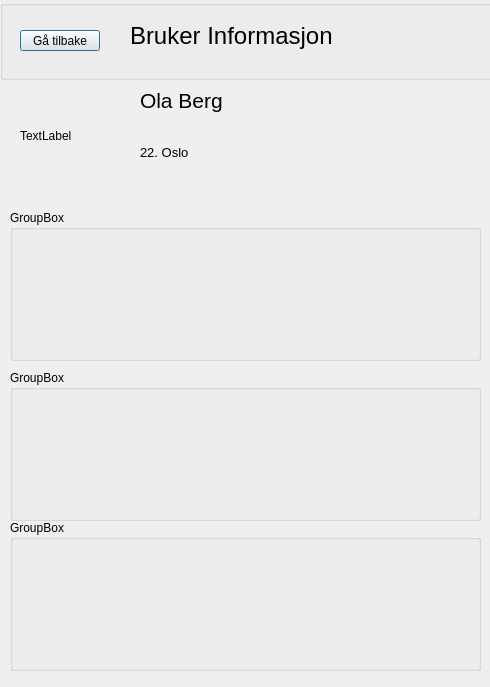
<?xml version="1.0" encoding="UTF-8"?>
<ui version="4.0">
 <class>patientInformationDialog</class>
 <widget class="QDialog" name="patientInformationDialog">
  <property name="geometry">
   <rect>
    <x>0</x>
    <y>0</y>
    <width>490</width>
    <height>687</height>
   </rect>
  </property>
  <property name="windowTitle">
   <string>Dialog</string>
  </property>
  <widget class="QLabel" name="label">
   <property name="geometry">
    <rect>
     <x>20</x>
     <y>80</y>
     <width>101</width>
     <height>111</height>
    </rect>
   </property>
   <property name="text">
    <string>TextLabel</string>
   </property>
  </widget>
  <widget class="QLabel" name="label_2">
   <property name="geometry">
    <rect>
     <x>140</x>
     <y>80</y>
     <width>211</width>
     <height>41</height>
    </rect>
   </property>
   <property name="font">
    <font>
     <pointsize>16</pointsize>
    </font>
   </property>
   <property name="text">
    <string>Ola Berg</string>
   </property>
  </widget>
  <widget class="QLabel" name="label_3">
   <property name="geometry">
    <rect>
     <x>140</x>
     <y>132</y>
     <width>131</width>
     <height>41</height>
    </rect>
   </property>
   <property name="font">
    <font>
     <pointsize>10</pointsize>
    </font>
   </property>
   <property name="text">
    <string>22. Oslo</string>
   </property>
  </widget>
  <widget class="QGroupBox" name="groupBox">
   <property name="geometry">
    <rect>
     <x>0</x>
     <y>0</y>
     <width>501</width>
     <height>80</height>
    </rect>
   </property>
   <property name="title">
    <string/>
   </property>
   <widget class="QPushButton" name="pushButton">
    <property name="geometry">
     <rect>
      <x>20</x>
      <y>30</y>
      <width>80</width>
      <height>21</height>
     </rect>
    </property>
    <property name="text">
     <string>Gå tilbake</string>
    </property>
   </widget>
   <widget class="QLabel" name="label_4">
    <property name="geometry">
     <rect>
      <x>130</x>
      <y>20</y>
      <width>341</width>
      <height>31</height>
     </rect>
    </property>
    <property name="font">
     <font>
      <pointsize>18</pointsize>
     </font>
    </property>
    <property name="text">
     <string>Bruker Informasjon</string>
    </property>
   </widget>
  </widget>
  <widget class="QGroupBox" name="groupBox_2">
   <property name="geometry">
    <rect>
     <x>10</x>
     <y>210</y>
     <width>471</width>
     <height>151</height>
    </rect>
   </property>
   <property name="title">
    <string>GroupBox</string>
   </property>
  </widget>
  <widget class="QGroupBox" name="groupBox_3">
   <property name="geometry">
    <rect>
     <x>10</x>
     <y>370</y>
     <width>471</width>
     <height>151</height>
    </rect>
   </property>
   <property name="title">
    <string>GroupBox</string>
   </property>
  </widget>
  <widget class="QGroupBox" name="groupBox_4">
   <property name="geometry">
    <rect>
     <x>10</x>
     <y>520</y>
     <width>471</width>
     <height>151</height>
    </rect>
   </property>
   <property name="title">
    <string>GroupBox</string>
   </property>
  </widget>
 </widget>
 <resources/>
 <connections/>
</ui>
